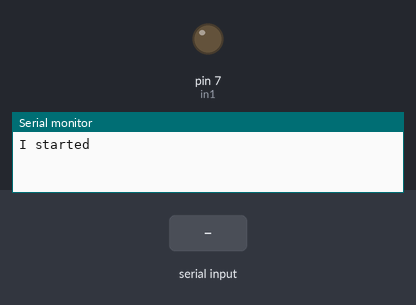
A sketch run on a simulated Arduino Uno, built with avr-gcc and run on an emulated ATmega328P. Shown: output pins drawn as LEDs (lit = HIGH), the last lines printed to the serial monitor. The inputs (shaded band) are chosen by the test bench.

Above: at 1.2 s.
1.3 s: "0" received over Serial
At 2.5 s:
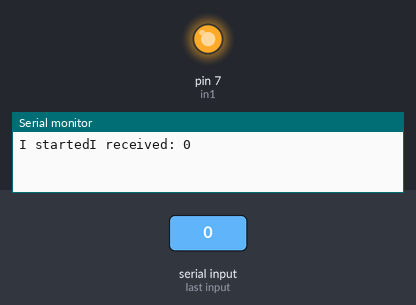
2.8 s: "1" received over Serial
At 3.8 s:
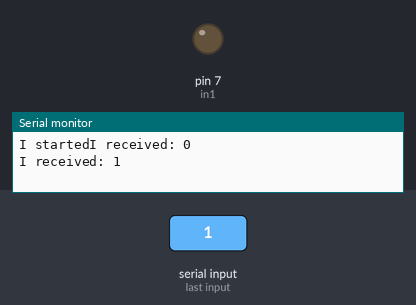
Timing chart, 0 to 5.8 s (numbered marks = the images above; inputs shaded):
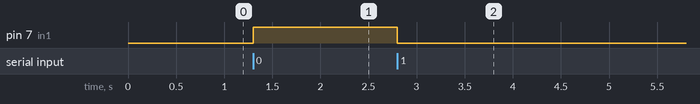

Measured:
- after the input at 1.3 s, pin 7 (in1): LOW → HIGH at once
- after the input at 2.8 s, pin 7 (in1): HIGH → LOW at once

The sketch:

arduino-firmware.ino
```cpp
// This code should be run on an arduino.
int incomingByte = 0;
int in1 = 7;

void setup() {
    Serial.begin(9600);
    Serial.print("I started");
    pinMode(in1, OUTPUT);
}

void loop() {
    if (Serial.available() > 0) {
        incomingByte = Serial.read();
        char myChar = incomingByte;

        if (myChar == '0') {
            digitalWrite(in1, HIGH);
        }
        if (myChar == '1') {
            digitalWrite(in1, LOW);
        }
        Serial.print("I received: ");
        Serial.println(myChar);
    }
}
```
